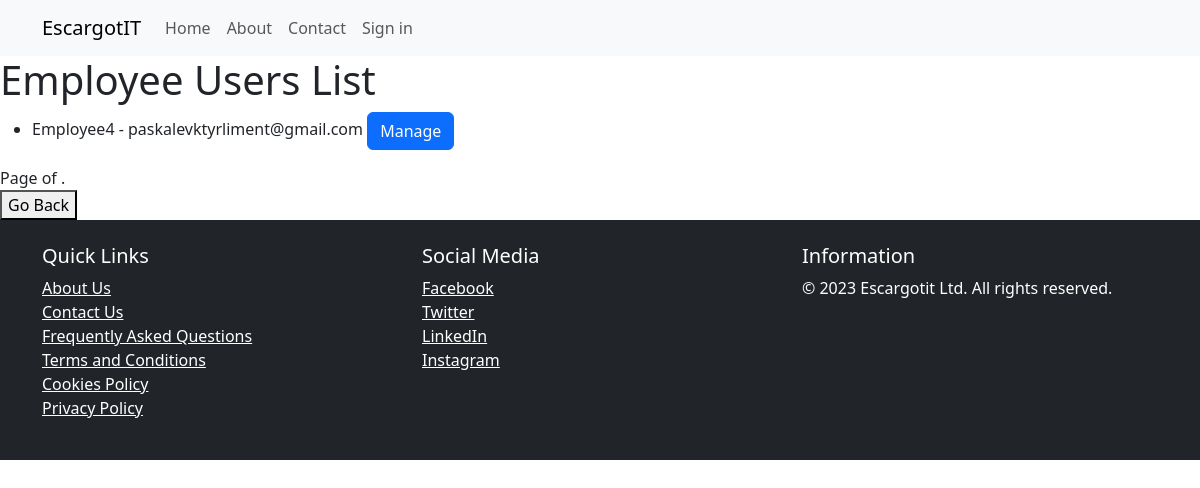
/employees/, run on the app's committed database.
### core/models.py (models this page shows, shortened)
class EmployeeUser(models.Model):
    user = models.OneToOneField(User, on_delete=models.CASCADE)
    can_create_snailbed = models.BooleanField(default=False)

### core/views.py (the view)
# urls.py: path('employees/', EmployeeUserListView.as_view(), name='employees'),
class EmployeeUserListView(ListView):
    model = EmployeeUser
    template_name = 'employee_user_list.html'  # Create this template
    context_object_name = 'employees'  # Context variable name for the list of employees
    ordering = ['user__username']  # Define your desired ordering
    paginate_by = 10  # Set the number of items per page (adjust as needed)

### templates/employee_user_list.html (shortened to what this page needs)
{% extends "base/base.html" %}
{% block content %}
    <h1>Employee Users List</h1>
    <ul>
        {% for employee in employees %}
            <li>
                {{ employee.user.username }} - {{ employee.user.email }}
                <a href="{% url 'manage_employee' employee.id %}" class="btn btn-primary">Manage</a>
            </li>
        {% empty %}
            <li>No employees found.</li>
        {% endfor %}
    </ul>
    <div class="pagination">
        <span class="step-links">
            <span class="current-page">
                Page {{ employees.number }} of {{ employees.paginator.num_pages }}.
            </span>
        </span>
    </div>
    <div class="button-container">
        <button onclick="history.back()">Go Back</button>
    </div>
{% endblock %}

### data on the page
EmployeeUser: user.username "Employee4", user.email "paskalevktyrliment@gmail.com"
